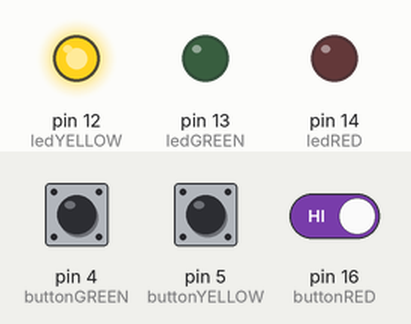
Recording of a sketch running on a simulated Arduino Uno, built with avr-gcc and run on an emulated ATmega328P. On the bench: output pins drawn as LEDs (lit = HIGH). The inputs (shaded band) are chosen by the test bench; at power-on: pin 5 (buttonYELLOW) LOW, pin 4 (buttonGREEN) LOW, pin 16 (buttonRED) HIGH.

Above: at 1.2 s.
1.3 s: pin 5 (buttonYELLOW) pulled HIGH for 0.15 s
At 2.5 s:
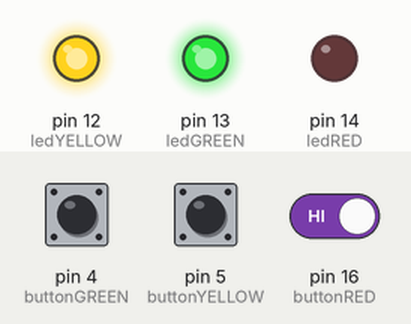
2.9 s: pin 4 (buttonGREEN) pulled HIGH for 0.15 s
At 4.1 s:
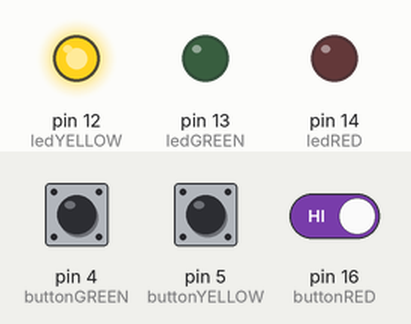
4.5 s: pin 5 (buttonYELLOW) pulled HIGH for 1 s
At 4.9 s:
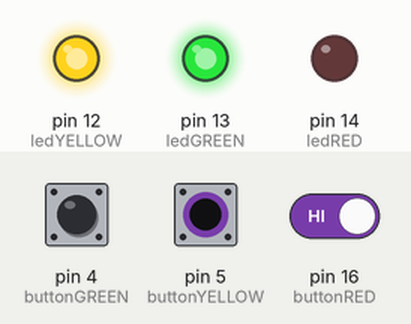
7.0 s: pin 4 (buttonGREEN) pulled HIGH for 1 s
At 8.4 s:
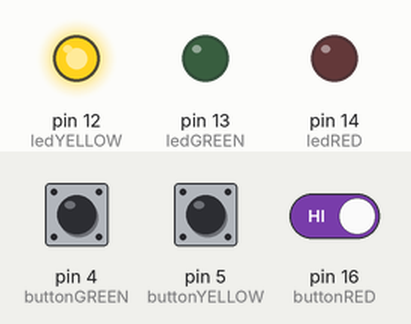
9.5 s: pin 4 (buttonGREEN) driven HIGH and pin 5 (buttonYELLOW) driven HIGH and pin 16 (buttonRED) driven LOW
At 10.3 s:
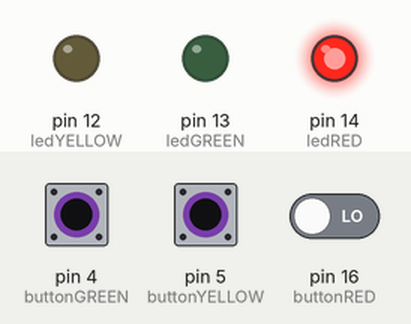
11.0 s: pin 5 (buttonYELLOW) driven LOW and pin 16 (buttonRED) driven HIGH
At 12.3 s:
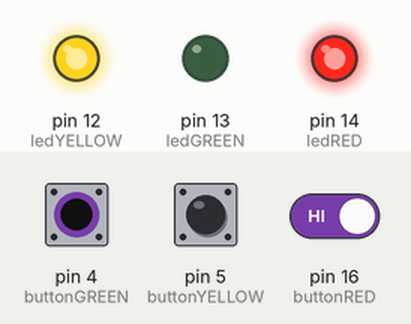
Timing chart, 0 to 13.5 s (numbered marks = the images above; inputs shaded):
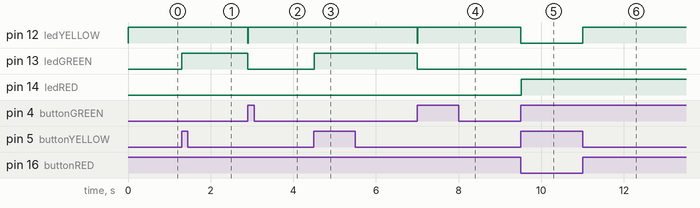

The sketch:

digitalIO.ino
```cpp
const int buttonRED = 16;    // D0
const int buttonYELLOW = 5;  // D1
const int buttonGREEN = 4;   // D2
const int ledRED = 14;       // D5
const int ledYELLOW = 12;    // D6
const int ledGREEN = 13;     // D7

void setup() {
  pinMode(buttonRED, INPUT);
  pinMode(buttonYELLOW, INPUT);
  pinMode(buttonGREEN, INPUT);
  pinMode(ledRED, OUTPUT);
  pinMode(ledYELLOW, OUTPUT);
  pinMode(ledGREEN, OUTPUT);
}
void loop() {
  while (digitalRead(buttonRED) == LOW) {
    digitalWrite(ledRED, HIGH);
  }
  while (digitalRead(buttonYELLOW) == LOW) {
    digitalWrite(ledYELLOW, HIGH);
  }
  while (digitalRead(buttonGREEN) == LOW) {
    digitalWrite(ledGREEN, HIGH);
  }
  digitalWrite(ledRED, 0);
  digitalWrite(ledYELLOW, 0);
  digitalWrite(ledGREEN, 0);
  delay(10);
}
```

Measured:
- after the input at 1.3 s, pin 13 (ledGREEN): LOW → HIGH at once
- after the input at 2.9 s, pin 12 (ledYELLOW): HIGH → LOW at once, → HIGH 0.01 s later; pin 13 (ledGREEN): HIGH → LOW at once
- after the input at 4.5 s, pin 13 (ledGREEN): LOW → HIGH at once
- after the input at 7.0 s, pin 12 (ledYELLOW): HIGH → LOW at once, → HIGH 0.01 s later; pin 13 (ledGREEN): HIGH → LOW at once
- after the input at 9.5 s, pin 12 (ledYELLOW): HIGH → LOW at once; pin 14 (ledRED): LOW → HIGH at once
- after the input at 11.0 s, pin 12 (ledYELLOW): LOW → HIGH at once
